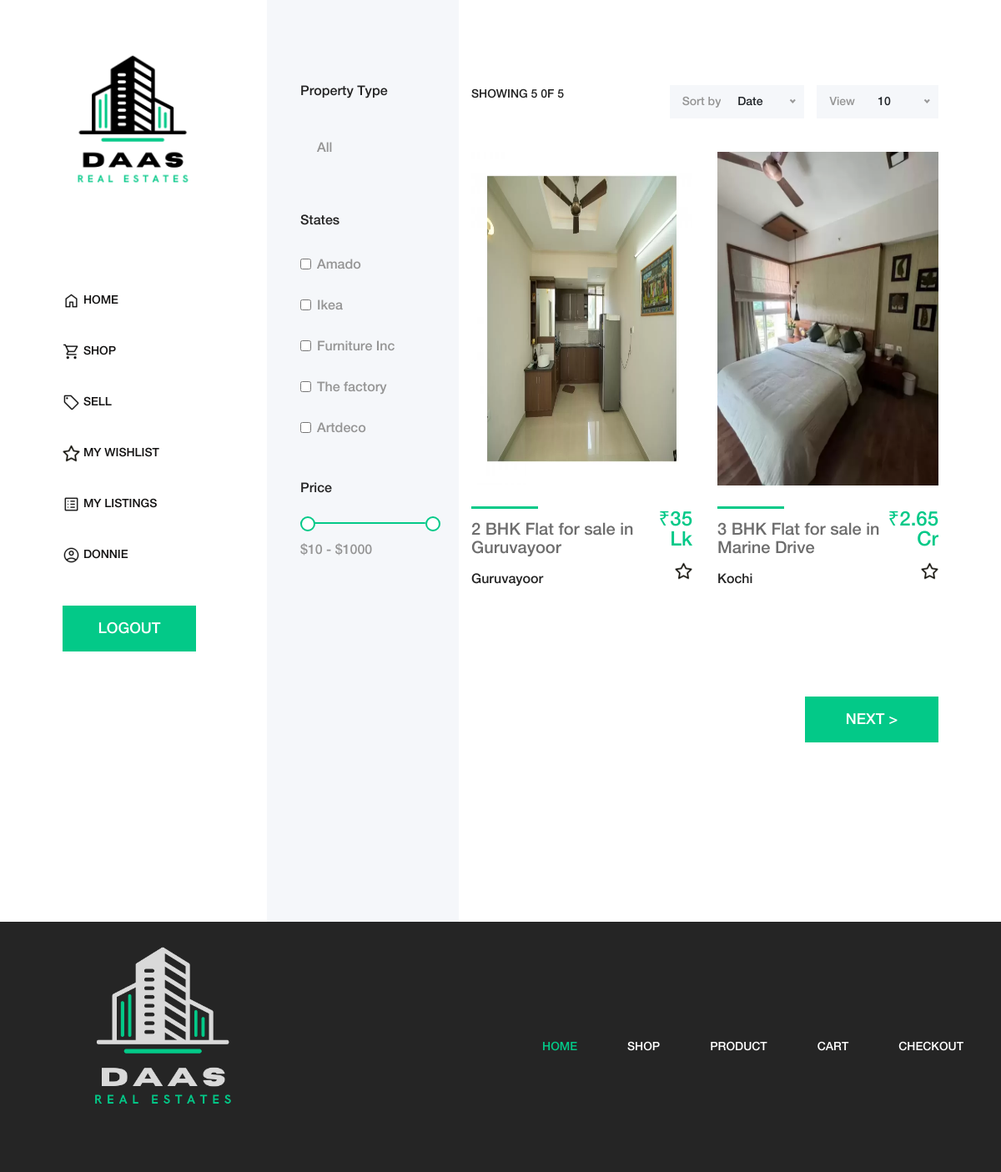
Before: /shop.php?type=flat (signed in) with the older database file.
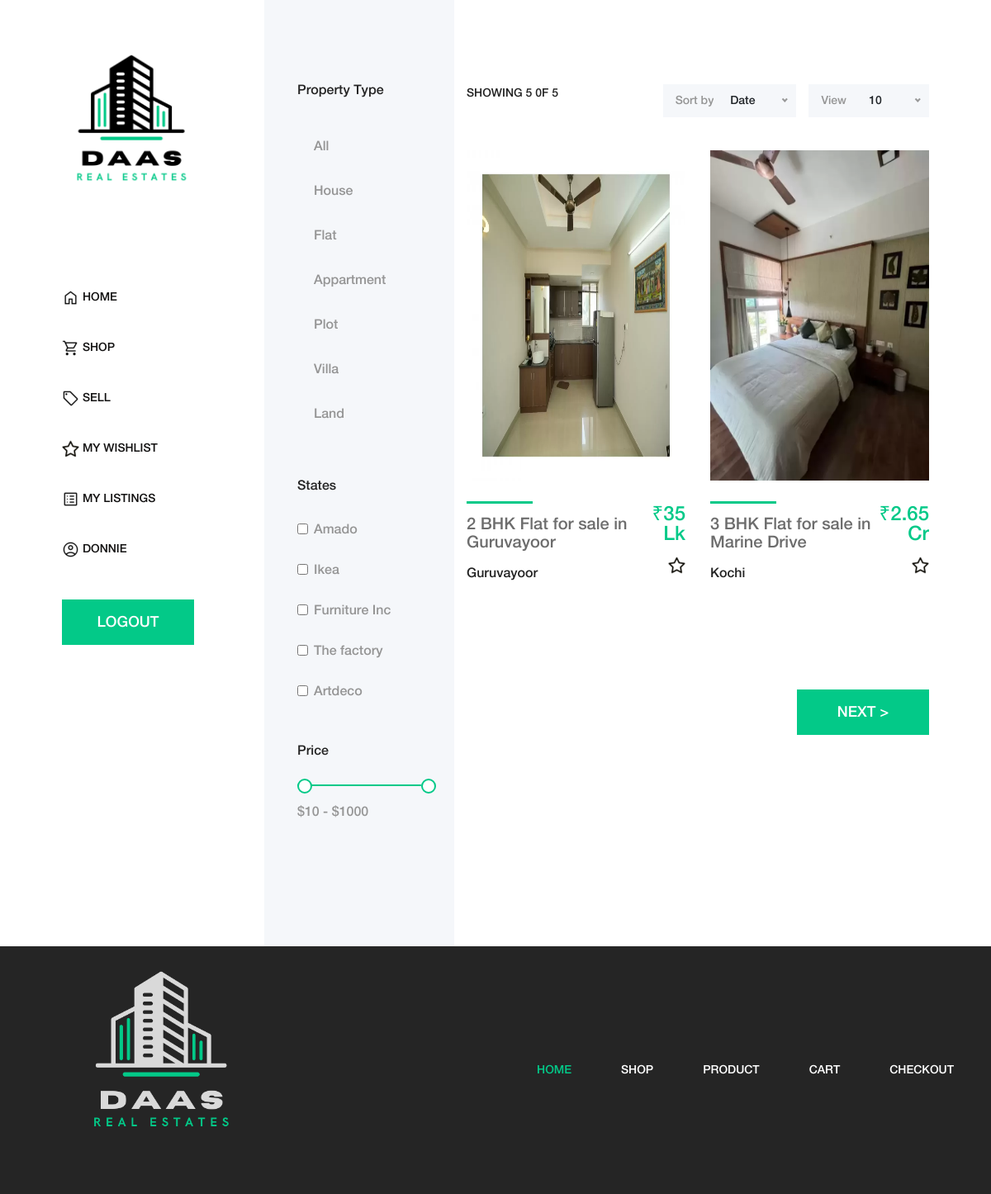
After: the same page with the newer database file.
### tables this page shows
CREATE TABLE `property_tbl` (
  `property_id` int(11) NOT NULL,
  `owner_id` int(11) NOT NULL,
  `title` varchar(250) NOT NULL,
  `discription` varchar(1000) NOT NULL,
  `property_type` varchar(100) NOT NULL,
  `size` varchar(30) NOT NULL,
  `size_format` varchar(50) NOT NULL DEFAULT 'sqft',
  `property_address` varchar(250) NOT NULL,
  `city` varchar(100) NOT NULL,
  `pin` varchar(10) NOT NULL,
  `price` varchar(50) NOT NULL,
  `denomination` varchar(50) NOT NULL DEFAULT 'lk',
  `fname` varchar(100) NOT NULL,
  `lname` varchar(100) NOT NULL,
  `email` varchar(100) NOT NULL,
  `phoneno` varchar(20) NOT NULL,
  `image_one` varchar(250) DEFAULT NULL,
  `image_two` varchar(250) DEFAULT NULL,
  `image_three` varchar(250) DEFAULT NULL,
  `image_four` varchar(250) DEFAULT NULL,
  `status` varchar(30) NOT NULL DEFAULT 'active',
  `date` date NOT NULL
);

CREATE TABLE `category_tbl` (
  `category_id` int(11) NOT NULL,
  `category_name` varchar(100) NOT NULL
);

### shop.php (the view, shortened to what the changed rows need)
<?php include("header.php"); ?>
<?php include("connection.php") ?>
<?php
if (!isset($_SESSION["userid"])) {
  header("location: login.php");
} else {
  $userid = $_SESSION["userid"];
}
$low = ((isset($_GET["low"])) ? $_GET["low"] : 0);
$sort = ((isset($_GET["sort"])) ? $_GET["sort"] : "date");
$order = ((isset($_GET["order"])) ? $_GET["order"] : "ASC");
$view = ((isset($_GET["view"])) ? $_GET["view"] : "10");
$type = ((isset($_GET["type"])) ? $_GET["type"] : "all");
$where_clause = "";
$where_clause1 = "";
if ($type != "all") $where_clause = "WHERE t1.property_type='$type'";
if ($userid != NULL) $where_clause1 = "WHERE user_id='$userid'";
$query = "SELECT t1.* ,t2.wishlist_id FROM `property_tbl` AS t1 LEFT JOIN (SELECT * FROM wishlist_tbl $where_clause1 ) AS t2 ON t1.property_id = t2.property_id $where_clause ORDER BY t1.$sort $order LIMIT $low," . $low + $view;
if (!($result = mysqli_query($conn, $query))) {
  header("location: shop.php");
}
$result1 = mysqli_query($conn, "SELECT category_name FROM category_tbl;");
?>
<div class="shop_sidebar_area">
  <div class="widget catagory mb-50">
    <div class="catagories-menu">
      <ul>
        <?php while ($row = mysqli_fetch_array($result1)) { ?>
          <li class="<?php echo (($type == "$row[0]") ? "active" : "") ?>"><a href="shop.php?sort=<?php echo $sort ?>&order=<?php echo $order ?>&view=<?php echo $view ?>&low=<?php echo $low ?>&type=<?php echo $row[0] ?>"><?php echo $row[0] ?></a></li>
        <?php } ?>
      </ul>
    </div>
  </div>
</div>
<div class="amado_product_area section-padding-100">
  <div class="container-fluid">
    <div class="row">
      <?php while ($row = mysqli_fetch_assoc($result)) { ?>
        <div class="col-12 col-sm-6 col-md-12 col-xl-6">
          <div class="single-product-wrapper">
            <a href="property_details.php?id=<?php echo $row["property_id"] ?>">
              <div class="product-img">
                <img class="pimg" src="<?php echo $row["image_one"] ?>" alt="">
              </div>
            </a>
            <div class="product-description d-flex align-items-center justify-content-between">
              <div class="product-meta-data">
                <div class="line"></div>
                <a href="property_details.php?id=<?php echo $row["property_id"] ?>">
                  <p class="title-p"><?php echo $row["title"] ?></p>
                </a>
                <a href="property_details.php?id=<?php echo $row["property_id"] ?>">
                  <h6><?php echo $row["city"] ?></h6>
                </a>
              </div>
              <div class="ratings-cart text-right">
                <div class="product-meta-data">
                  <p class="product-price product-price-c">₹<?php echo $row["price"] . (($row["denomination"] == "lk") ? " Lk" : " Cr") ?></p>
                </div>
                <div class="cart">
                  <a href="wishlist.php?id=<?php echo $row["property_id"] ?>" data-toggle="tooltip" data-placement="left" title="<?php echo (($row["wishlist_id"] != null) ? "Remove From Wishlist" : "Add To Wishlist"); ?>">
                    <img class="<?php echo (($row["wishlist_id"] != null) ? "daas-star-on" : "daas-star-off"); ?>" src="img/core-img/<?php echo (($row["wishlist_id"] != null) ? "star_on" : "star_off"); ?>.png" alt="" class="star">
                  </a>
                </div>
              </div>
            </div>
          </div>
        </div>
      <?php } ?>
    </div>
  </div>
</div>
</div>
<?php include("footer.php"); ?>

Changed rows visible on the page:
added category_tbl: category_name "House"
added category_tbl: category_name "Flat"
added category_tbl: category_name "Appartment"
added category_tbl: category_name "Plot"
added category_tbl: category_name "Villa"
added category_tbl: category_name "Land"
